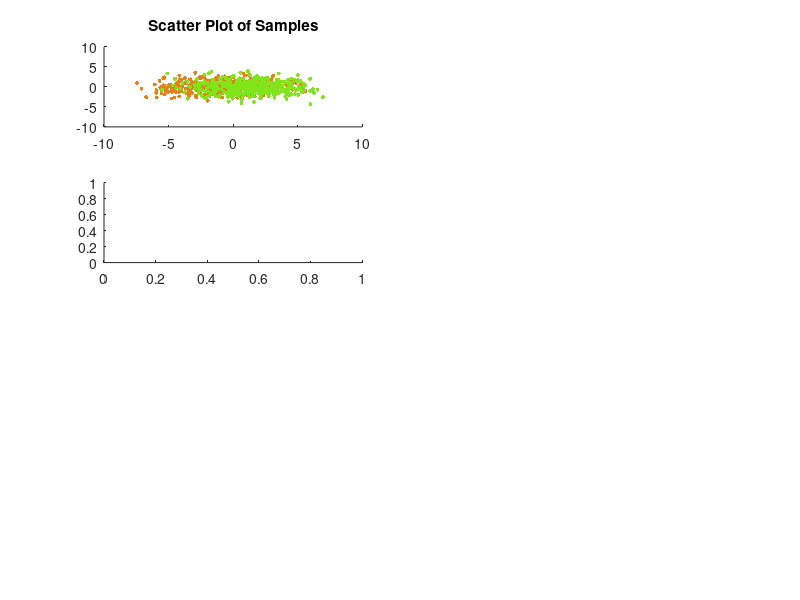

This chart was generated by the following MATLAB code: (Note: this script raises an error after producing the figure.)
%% %%%%% Load data
load('simu_fig2_data1')
%% %%%%% Plot results
subplot(4,2,1)
colors=[repmat([0.9,0.5,0.1],n,1);repmat([0.5,0.9,0.1],n,1)];
scatter(O(:,1),O(:,2),8,colors,'filled')
title('Scatter Plot of Samples')
xlim([-10 10])
ylim([-10 10])

subplot(4,2,3)
[f,xi]=ksdensity((wBERR*O(1:n,1)+O(1:n,2))/sqrt(1+wBERR^2));
plot(xi,f,'LineWidth',2.5,'Color','y')
hold on
[f,xi]=ksdensity((wBERR*O((n+1):(2*n),1)+O((n+1):(2*n),2))/sqrt(1+wBERR^2));
plot(xi,f,'LineWidth',2.5,'Color','g')
title('Optimal Projection Based on Bayes Error')
hold off

subplot(4,2,5)
[f,xi]=ksdensity((wVAR*O(1:n,1)+O(1:n,2))/sqrt(1+wVAR^2));
plot(xi,f,'LineWidth',2.5,'Color','y')
hold on
[f,xi]=ksdensity((wVAR*O((n+1):(2*n),1)+O((n+1):(2*n),2))/sqrt(1+wVAR^2));
plot(xi,f,'LineWidth',2.5,'Color','g')
title('Optimal Projection Based on PCA')
hold off

subplot(4,2,7)
[f,xi]=ksdensity((wMNR*O(1:n,1)+O(1:n,2))/sqrt(1+wMNR^2));
plot(xi,f,'LineWidth',2.5,'Color','y')
hold on
[f,xi]=ksdensity((wMNR*O((n+1):(2*n),1)+O((n+1):(2*n),2))/sqrt(1+wMNR^2));
plot(xi,f,'LineWidth',2.5,'Color','g')
title('Optimal Projection Based on MNR')
hold off



%% %%%%%%%%%%%%%%%%%%%%%%%%%%%%%%%%%%%%%%%%%%%%%%%%%%%%%%%%%%%%%%
%% %%%%% Load data
clear all
load('simu_fig2_data2')
%% %%%%% Plot results
subplot(4,2,2)
colors=[repmat([0.9,0.5,0.1],n,1);repmat([0.5,0.9,0.1],n,1)];
scatter(O(:,1),O(:,2),8,colors,'filled')
title('Scatter Plot of Samples')
xlim([-10 10])
ylim([-10 10])

subplot(4,2,4)
[f,xi]=ksdensity((wBERR*O(1:n,1)+O(1:n,2))/sqrt(1+wBERR^2));
plot(xi,f,'LineWidth',2.5,'Color','y')
hold on
[f,xi]=ksdensity((wBERR*O((n+1):(2*n),1)+O((n+1):(2*n),2))/sqrt(1+wBERR^2));
plot(xi,f,'LineWidth',2.5,'Color','g')
title('Optimal Projection Based on Bayes Error')
hold off

subplot(4,2,6)
[f,xi]=ksdensity((wVAR*O(1:n,1)+O(1:n,2))/sqrt(1+wVAR^2));
plot(xi,f,'LineWidth',2.5,'Color','y')
hold on
[f,xi]=ksdensity((wVAR*O((n+1):(2*n),1)+O((n+1):(2*n),2))/sqrt(1+wVAR^2));
plot(xi,f,'LineWidth',2.5,'Color','g')
title('Optimal Projection Based on PCA')
hold off

subplot(4,2,8)
[f,xi]=ksdensity((wMNR*O(1:n,1)+O(1:n,2))/sqrt(1+wMNR^2));
plot(xi,f,'LineWidth',2.5,'Color','y')
hold on
[f,xi]=ksdensity((wMNR*O((n+1):(2*n),1)+O((n+1):(2*n),2))/sqrt(1+wMNR^2));
plot(xi,f,'LineWidth',2.5,'Color','g')
title('Optimal Projection Based on MNR')
hold off